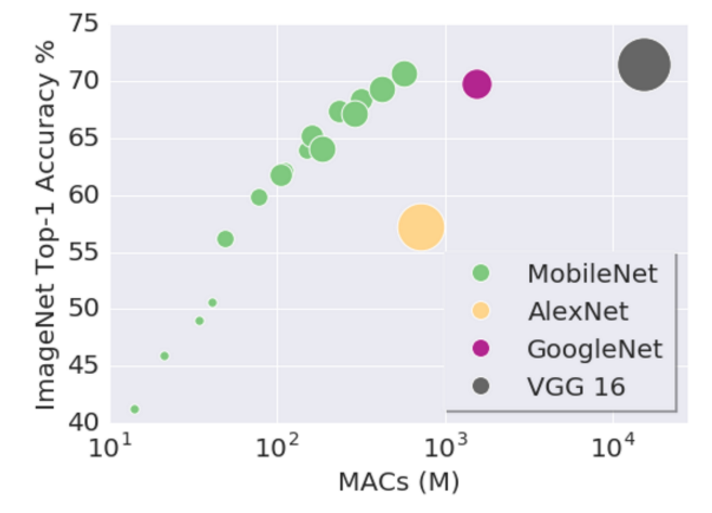
#> input picture tf-slim/nets/mobilenet_v1.png, 712 x 513 px
$ python resize_all_images_by_half.py ../nets
#> lines starting #> are read from the running program, lines starting #| are printed output that depends on the picture
import cv2
import argparse

import os
import re

def find_all_files(directory):
    for root, dirs, files in os.walk(directory):
        yield root
        for file in files:
            yield os.path.join(root, file)

def resize_all(target_dir):
#> called with target_dir = '../nets'
    target_dir_path = args.target

    pattern = r"\.(jpg|png|jpeg)$"
    target_files = [f for f in find_all_files(target_dir_path) if re.search(pattern, f)]

    # [4 lines of commented-out code are left out]

    for path in target_files:
        print(path)
        image = cv2.imread(path)
#> image is the input picture: shape (513, 712, 3); mean B, G, R 239.2, 235.5, 235.2
        resized = cv2.resize(image, (int(image.shape[1] / 2), int(image.shape[0] / 2)))
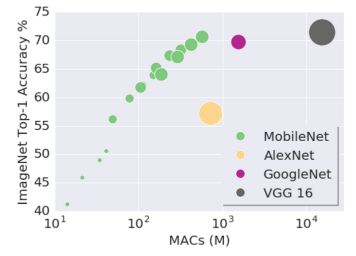
#> resized: shape (256, 356, 3); mean B, G, R 239.2, 235.5, 235.2

        cv2.imwrite(path, resized)


if __name__ == '__main__':
    parser = argparse.ArgumentParser(description='')
    parser.add_argument('target', help='Path to images directory')
    args = parser.parse_args()

    resize_all(args.target)
